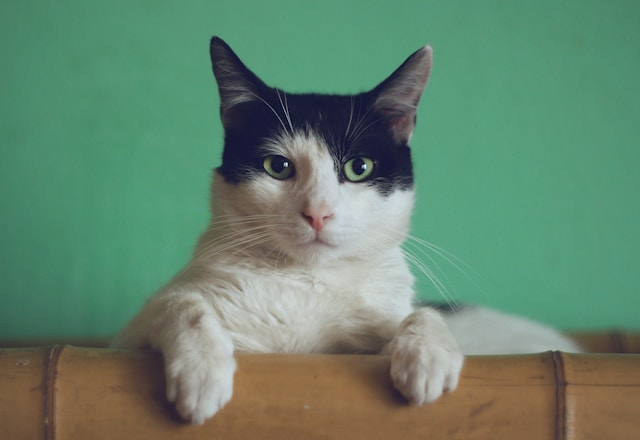
#> input picture data/cat.jpg, 640 x 440 px
$ python global_threshold.py
#> lines starting #> are read from the running program, lines starting #| are printed output that depends on the picture; after the words box and inside, x2 and y2 are one past the last pixel; in counts of white or black regions, pixels touching at a corner belong together
import os
import cv2

img = cv2.imread(os.path.join('.','data','cat.jpg'))
#> img is the input picture: shape (440, 640, 3); mean B, G, R 109.9, 132.7, 100.8

img_gray = cv2.cvtColor(img, cv2.COLOR_BGR2GRAY)
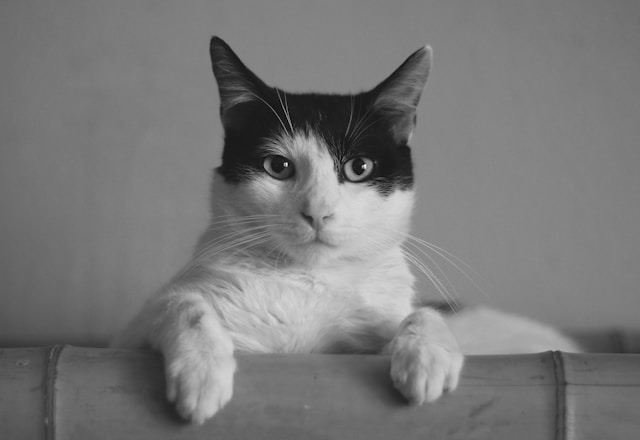
#> img_gray: shape (440, 640); min 1, max 245, mean 120.5

ret, thresh = img_threshold = cv2.threshold(img_gray, 110, 255, cv2.THRESH_BINARY)
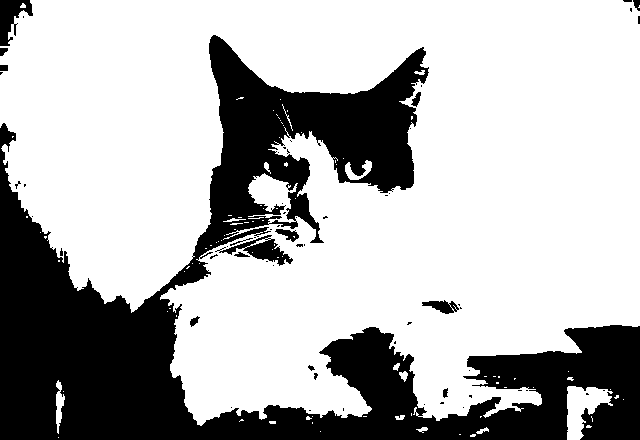
#> thresh: shape (440, 640); 70.5% white; 61 black regions (47 under 20 px), largest, box (x1, y1, x2, y2) and area: (0, 35, 640, 440) 80432, (215, 235, 293, 266) 812, (0, 0, 33, 46) 805
thresh = cv2.blur(thresh, (10,10))
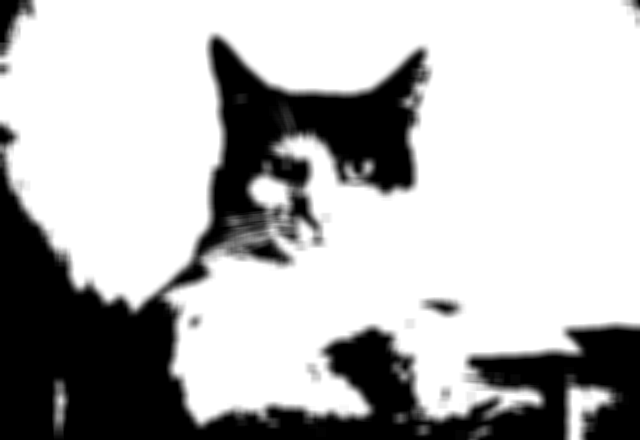
#> thresh: shape (440, 640); min 0, max 255, mean 179.9
ret, thresh = img_threshold = cv2.threshold(thresh, 110, 255, cv2.THRESH_BINARY)
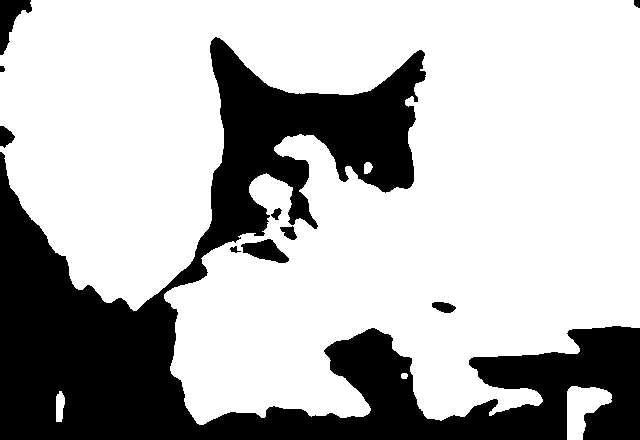
#> thresh: shape (440, 640); 71.2% white; 10 black regions, largest, box (x1, y1, x2, y2) and area: (0, 37, 640, 440) 78785, (0, 0, 32, 55) 838, (241, 239, 289, 263) 658


cv2.imshow("Image", img)
cv2.imshow("thresh", thresh)
print(ret)
cv2.waitKey(0)
